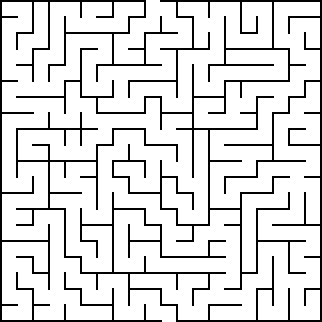
%> input picture MATLAB_code/mazes/maze_1.png, 322 x 322 px
$ octave d_sample_planner_solving_maze.m   (GNU Octave 9; MATLAB toolbox functions it lacks are replaced by stand-ins)
%> lines starting %> are read from the running program, lines starting %| are printed output that depends on the picture; in (x1, y1, x2, y2) boxes, pixels count from 0 and x2, y2 are one past the last pixel; in counts of white or black regions, pixels touching at a corner belong together; the program's own positions count from 1
### MATLAB_code/visibility/getAccessibilityMapPlanner.m
function [accessibilityMap,lightSource_enum] = getAccessibilityMapPlanner(alpha,lightStrength,lightPos,obstacle,accessibilityMap,lightSource_enum,iter,threshold)
    nx = size(accessibilityMap,1);
    ny = size(accessibilityMap,2);
    %% 1
    max_col = nx-lightPos(1);
    max_row = ny-lightPos(2);
    for i = 0:max_col
        currentX = lightPos(1) + i;
        for j = 0:max_row
            currentY = lightPos(2) + j;
            if i == 0 && j == 0
                accessibilityMap(currentX,currentY) = lightStrength;
            elseif i == 0
                accessibilityMap(currentX,currentY) = alpha * accessibilityMap(currentX,currentY-1);
            elseif j == 0
                accessibilityMap(currentX,currentY) = alpha * accessibilityMap(currentX-1,currentY);
            elseif i == j
                accessibilityMap(currentX,currentY) = alpha * accessibilityMap(currentX-1,currentY-1);
            elseif i > j
                c = (currentY-lightPos(2))/(currentX-lightPos(1));
                f = accessibilityMap(currentX-1,currentY) - c * (accessibilityMap(currentX-1,currentY)-accessibilityMap(currentX-1,currentY-1));
                accessibilityMap(currentX,currentY) = alpha * f;
            elseif j > i
                c = (currentX-lightPos(1))/(currentY-lightPos(2));
                f = accessibilityMap(currentX,currentY-1) - c * (accessibilityMap(currentX,currentY-1) - accessibilityMap(currentX-1,currentY-1));
                accessibilityMap(currentX,currentY) = alpha * f;
            end
            v = accessibilityMap(currentX,currentY) * obstacle(currentX,currentY);
            accessibilityMap(currentX,currentY) = v;
            if v >= threshold
                if isnan(lightSource_enum(currentX, currentY))
                    lightSource_enum(currentX, currentY) = iter;
                end
            end
        end
    end
    %% 2
    max_col = lightPos(1);
    max_row = ny-lightPos(2);
    for i = 0:max_col - 1
        currentX = lightPos(1) - i;
        for j = 0:max_row
            currentY = lightPos(2) + j;
            if i == 0 && j == 0
                accessibilityMap(currentX,currentY) = lightStrength;
            elseif i == 0
                accessibilityMap(currentX,currentY) = alpha * accessibilityMap(currentX,currentY-1);
            elseif j == 0
                accessibilityMap(currentX,currentY) = alpha * accessibilityMap(currentX+1,currentY);
            elseif i == j
                accessibilityMap(currentX,currentY) = alpha * accessibilityMap(currentX+1,currentY-1);
            elseif i > j
                c = (currentY-lightPos(2))/(currentX-lightPos(1));
                f = accessibilityMap(currentX+1,currentY) + c * (accessibilityMap(currentX+1,currentY)-accessibilityMap(currentX+1,currentY-1));
                accessibilityMap(currentX,currentY) = alpha * f;
            elseif j > i
                c = (currentX-lightPos(1))/(currentY-lightPos(2));
                f = accessibilityMap(currentX,currentY-1) + c * (accessibilityMap(currentX,currentY-1) - accessibilityMap(currentX+1,currentY-1));
                accessibilityMap(currentX,currentY) = alpha * f;
            end
            v = accessibilityMap(currentX,currentY) * obstacle(currentX,currentY);
            accessibilityMap(currentX,currentY) = v;
            if v >= threshold
                if isnan(lightSource_enum(currentX, currentY))
                    lightSource_enum(currentX, currentY) = iter;
                end
            end
        end
    end
    %% 3
    max_col = lightPos(1);
    max_row = lightPos(2);
    for i = 0:max_col - 1
        currentX = lightPos(1) - i;
        for j = 0:max_row - 1
            currentY = lightPos(2) - j;
            if i == 0 && j == 0
                accessibilityMap(currentX,currentY) = lightStrength;
            elseif i == 0
                accessibilityMap(currentX,currentY) = alpha * accessibilityMap(currentX,currentY+1);
            elseif j == 0
                accessibilityMap(currentX,currentY) = alpha * accessibilityMap(currentX+1,currentY);
            elseif i == j
                accessibilityMap(currentX,currentY) = alpha * accessibilityMap(currentX+1,currentY+1);
            elseif i > j
                c = (currentY-lightPos(2))/(currentX-lightPos(1));
                f = accessibilityMap(currentX+1,currentY) - c * (accessibilityMap(currentX+1,currentY)-accessibilityMap(currentX+1,currentY+1));
                accessibilityMap(currentX,currentY) = alpha * f;
            elseif j > i
                c = (currentX-lightPos(1))/(currentY-lightPos(2));
                f = accessibilityMap(currentX,currentY+1) - c * (accessibilityMap(currentX,currentY+1) - accessibilityMap(currentX+1,currentY+1));
                accessibilityMap(currentX,currentY) = alpha * f;
            end
            v = accessibilityMap(currentX,currentY) * obstacle(currentX,currentY);
            accessibilityMap(currentX,currentY) = v;
            if v >= threshold
                if isnan(lightSource_enum(currentX, currentY))
                    lightSource_enum(currentX, currentY) = iter;
                end
            end
        end
    end

    %% 4
    max_col = nx-lightPos(1);
    max_row = lightPos(2);
    for i = 0:max_col
        currentX = lightPos(1) + i;
        for j = 0:max_row - 1
            currentY = lightPos(2) - j;
            if i == 0 && j == 0
                accessibilityMap(currentX,currentY) = lightStrength;
            elseif i == 0
                accessibilityMap(currentX,currentY) = alpha * accessibilityMap(currentX,currentY+1);
            elseif j == 0
                accessibilityMap(currentX,currentY) = alpha * accessibilityMap(currentX-1,currentY);
            elseif i == j
                accessibilityMap(currentX,currentY) = alpha * accessibilityMap(currentX-1,currentY+1);
            elseif i > j
                c = (currentY-lightPos(2))/(currentX-lightPos(1));
                f = accessibilityMap(currentX-1,currentY) + c * (accessibilityMap(currentX-1,currentY)-accessibilityMap(currentX-1,currentY+1));
                accessibilityMap(currentX,currentY) = alpha * f;
            elseif j > i
                c = (currentX-lightPos(1))/(currentY-lightPos(2));
                f = accessibilityMap(currentX,currentY+1) + c * (accessibilityMap(currentX,currentY+1) - accessibilityMap(currentX-1,currentY+1));
                accessibilityMap(currentX,currentY) = alpha * f;
            end
            v = accessibilityMap(currentX,currentY) * obstacle(currentX,currentY);
            accessibilityMap(currentX,currentY) = v;
            if v >= threshold
                if isnan(lightSource_enum(currentX, currentY))
                    lightSource_enum(currentX, currentY) = iter;
                end
            end
        end
    end
end

### MATLAB_code/d_sample_planner_solving_maze.m
clear; clc; clf;
% close all;
% clf;

addpath(genpath("visibility"))
addpath(genpath("mazes"))
%% Init
% In the paper, our threshold is set to 0.5, but it can be a bit more
% permissive, considering cells having visibility values >= threshold to be
% visible
threshold = 0.2;

% Read the image maze.png
I = double(imread('maze_1.png'));
%> I: size 322x322x3 double; 86.4% white; black in thin lines or dots
% I = double(imread('maze_2.png'));
% I = double(imread('maze_3.png'));
obstacle = im2bw(I);
%> obstacle: size 322x322 logical; 86.4% white; black in thin lines or dots
obstacle = imcomplement(im2bw(I));
%> obstacle: size 322x322 logical; 13.6% white in thin lines or dots
nrows = size(I,1); ncols = size(I,2);
%> after `nrows = size(I,1)`: nrows = 322
%> after `ncols = size(I,2)`: ncols = 322

% [12 lines of commented-out code are left out]
lightStrength = 1;
alpha = 1;
lightPos = [315 169];
sp_o = lightPos;
% End position
ep_o = [7 153];

% A grid enumerating the parent of each explored cell
lightSource_enum = nan(nrows, ncols);
% Set the starting point to have itself as a parent
lightSource_enum(sp_o(1),sp_o(2)) = 1;
%> lightSource_enum: size 322x322 double; 100% of the values are NaN or infinite; the others: min 1, max 1, mean 1

%% Accessibility Map Init
accessibilityMap = ones(nrows, ncols);
% Get accessibillity map planner is the same as getAccessibilityMap but
% updates lightsourceEnum within
% Initial visibility for the starting point
[accessibilityMap_s, lightSource_enum] = getAccessibilityMapPlanner(alpha,lightStrength,sp_o,1-obstacle,accessibilityMap,lightSource_enum,1,threshold);
%> after the loop in getAccessibilityMapPlanner, `for i = 0:max_col`:
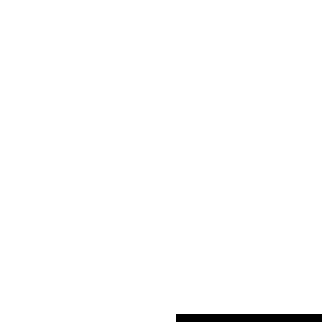
%> accessibilityMap: size 322x322 double; values 0 (black) and 1 (white), 98.9% white; 1 black region, box (x1, y1, x2, y2) and area: (176, 314, 322, 322) 1168
%> after the loop in getAccessibilityMapPlanner, `for i = 0:max_col`: c = 0.0458; f = 0
%> after the loop in getAccessibilityMapPlanner, `for i = 0:max_col - 1`:
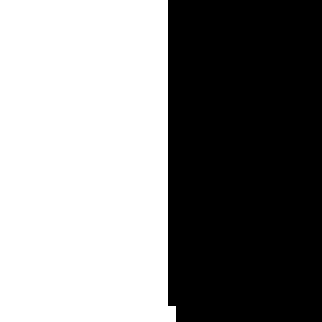
%> accessibilityMap: size 322x322 double; values 0 (black) and 1 (white), 52.3% white; 1 black region, box (x1, y1, x2, y2) and area: (168, 0, 322, 322) 49460
%> after the loop in getAccessibilityMapPlanner, `for i = 0:max_col - 1`: c = -0.487
%> after the loop in getAccessibilityMapPlanner, `for i = 0:max_col - 1`:
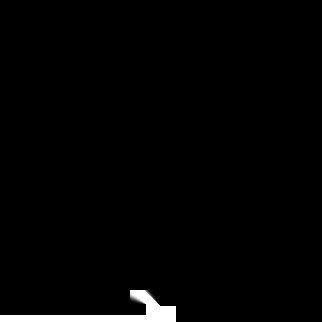
%> accessibilityMap: size 322x322 double; min 0, max 1, mean 0.0172
%> after the loop in getAccessibilityMapPlanner, `for i = 0:max_col - 1`: c = 0.535
%> after the loop in getAccessibilityMapPlanner, `for i = 0:max_col`:
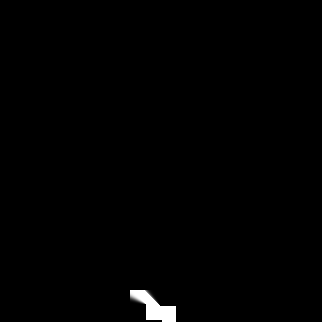
%> accessibilityMap: size 322x322 double; 1.02% of pixels changed, all inside (x1, y1, x2, y2) = (0, 315, 162, 322)
%> after the loop in getAccessibilityMapPlanner, `for i = 0:max_col`: c = -0.0417
% Can be also computed for end point
% accessibilityMap_e = getAccessibilityMap(alpha,lightStrength,ep_o,1-obstacle,accessibilityMap);

%% Init visibility plots
% accessibilityMap_s = accessibilityMap_s >= 0.5;
mesh(obstacle,'FaceLighting','none','FaceColor','red',...
    'AmbientStrength',0.5,'EdgeLighting','flat',...
    'EdgeColor', 'red', 'FaceAlpha','1');
%> (this line was passed over: mesh is not available in this run)
% imagesc(accessibilityMap);
hold on
plot3(sp_o(2), sp_o(1), 1.15,'o','MarkerFaceColor','green',...
      'MarkerEdgeColor','black','MarkerSize', 18, 'LineWidth', 1)
plot3(ep_o(2), ep_o(1), 1.15,'o','MarkerFaceColor','blue',...
      'MarkerEdgeColor','black','MarkerSize', 18, 'LineWidth', 1)

grid off
set(gca, 'xtick', [-1e6 1e6]);
set(gca, 'ytick', [-1e6 1e6]);
set(gca,'LooseInset',get(gca,'TightInset'));

colormap(gray);
axis equal
axis([1 nrows 1 ncols])
view(0,90)

% return

%% Explore
% initial waypoint
wp = sp_o;
% This collects visibility (does the union we speak about in the paper)
map_builder = accessibilityMap_s;

iter = 1;
sol = 0;

wp_old = wp;
% holders for waypoint (the set W)
wps_holder(1,:) = wp;

% If seen intially (if trivial solution, return)
if accessibilityMap_s(ep_o(1),ep_o(2)) > threshold
    wps_holder(2,:) = ep_o;
    sprintf("Target visual confirmed")
    line([ep_o(2) sp_o(2)], [ep_o(1) sp_o(1)], [1.05 1.05], 'linewidth', 2, ...
         'color', 'blue','LineStyle','-')
    return
end

while true
    % Queue visibile region/set and compute heuristic for it
    [xq, yq] = find(map_builder > threshold);
    v = zeros(length(xq),1);
    % d_to_target = v; d_from_parent = v;
    for i = 1:length(xq)
        v(i) = map_builder(xq(i),yq(i));
    end

    % d_tot = d_to_target + d_from_parent;
    % or
    % d_tot = d_to_target + d_from_previous_waypoint
    % or any other better implementation

    % bias towards goal
    d_ep = sqrt( (xq-ep_o(1)).^2 + (yq-ep_o(2)).^2);
    d_sp = sqrt( (xq-wp(1)).^2 + (yq-wp(2)).^2);
    d_tot = d_ep + d_sp;

    % Scale visibility
    v = (max(d_tot)-min(d_tot))*(v-min(v))/(max(v)-min(v)) + min(d_tot);
    % Fun is the heuristic, it is a bit different from the paper in this
    % specific code but it can be edited. We multiply instead of add.
    fun = v + d_tot;
    [m, ind] = min(fun);

    wp = [xq(ind),yq(ind)];
    iter = iter + 1;
    wps_holder(iter,:) = wp;

    plot3(wp(2),wp(1),1.15,'o','MarkerFaceColor','cyan',...
          'MarkerEdgeColor','black', 'MarkerSize', 18, 'LineWidth', 1)

    wp_old = wp;

    % Compute new visibility polygon for the new waypoint
    [accessibilityMap_wp, lightSource_enum] = getAccessibilityMapPlanner(alpha,lightStrength,wp,1-obstacle,accessibilityMap,lightSource_enum,iter,threshold);
    map_builder = max(map_builder,accessibilityMap_wp);
%> (the run ends here)

$ run again, with MATLAB_code/mazes/maze_2.png copied over MATLAB_code/mazes/maze_1.png
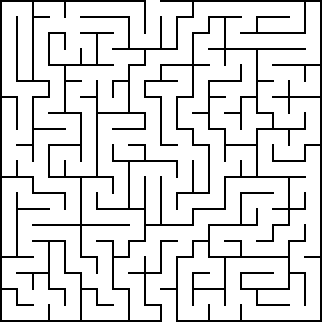
%> input picture MATLAB_code/mazes/maze_2.png, 322 x 322 px
%> I: size 322x322x3 double; 86.4% white; black in thin lines or dots
%> after the loop in getAccessibilityMapPlanner, `for i = 0:max_col`: c = 0.0458; f = 0
%> after the loop in getAccessibilityMapPlanner, `for i = 0:max_col - 1`: c = -0.487
%> after the loop in getAccessibilityMapPlanner, `for i = 0:max_col - 1`:
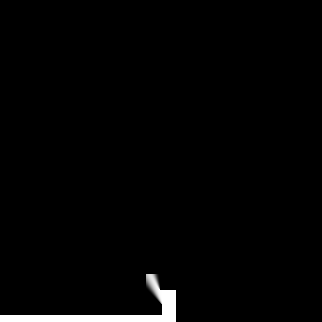
%> accessibilityMap: size 322x322 double; min 0, max 1, mean 0.0172
%> after the loop in getAccessibilityMapPlanner, `for i = 0:max_col - 1`: c = 0.535
%> after the loop in getAccessibilityMapPlanner, `for i = 0:max_col`:
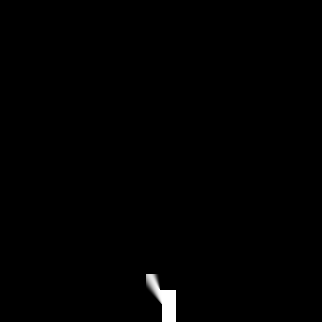
%> accessibilityMap: size 322x322 double; 1.09% of pixels changed, all inside (x1, y1, x2, y2) = (0, 315, 162, 322)
%> after the loop in getAccessibilityMapPlanner, `for i = 0:max_col`: c = -0.0417

$ run again, with MATLAB_code/mazes/maze_3.png copied over MATLAB_code/mazes/maze_1.png
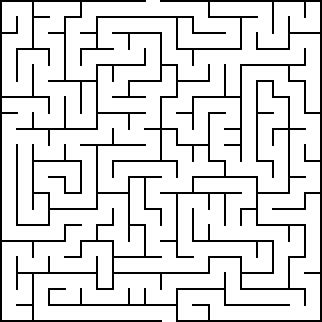
%> input picture MATLAB_code/mazes/maze_3.png, 322 x 322 px
%> I: size 322x322x3 double; 86.4% white; black in thin lines or dots
%> after the loop in getAccessibilityMapPlanner, `for i = 0:max_col`: c = 0.0458; f = 0
%> after the loop in getAccessibilityMapPlanner, `for i = 0:max_col - 1`: c = -0.487
%> after the loop in getAccessibilityMapPlanner, `for i = 0:max_col - 1`: c = 0.535
%> after the loop in getAccessibilityMapPlanner, `for i = 0:max_col`:
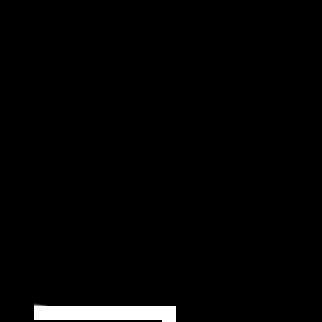
%> accessibilityMap: size 322x322 double; min 0, max 1, mean 0.0195
%> after the loop in getAccessibilityMapPlanner, `for i = 0:max_col`: c = -0.0417
